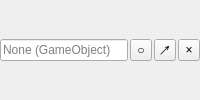
<?xml version="1.0" encoding="UTF-8"?>
<ui version="4.0">
 <class>SceneObjectFieldForm</class>
 <widget class="QWidget" name="SceneObjectFieldForm">
  <property name="acceptDrops"><bool>true</bool></property>
  <property name="styleSheet"><string notr="true">QWidget#SceneObjectFieldForm[missingReference="true"] QLineEdit { color:#e9ba79; }
QToolButton { padding:0px; }</string></property>
  <layout class="QHBoxLayout" name="fieldLayout" stretch="1,0,0,0">
   <property name="spacing"><number>2</number></property>
   <property name="leftMargin"><number>0</number></property><property name="rightMargin"><number>0</number></property><property name="topMargin"><number>0</number></property><property name="bottomMargin"><number>0</number></property>
   <item><widget class="QLineEdit" name="objectNameEdit">
    <property name="acceptDrops"><bool>false</bool></property>
    <property name="readOnly"><bool>true</bool></property>
    <property name="minimumSize"><size><width>24</width><height>0</height></size></property>
    <property name="sizePolicy"><sizepolicy hsizetype="Ignored" vsizetype="Fixed"><horstretch>1</horstretch><verstretch>0</verstretch></sizepolicy></property>
    <property name="placeholderText"><string>None (GameObject)</string></property>
    <property name="toolTip"><string>从 Hierarchy 拖入同一场景的对象，或点击右侧圆圈选择。</string></property>
   </widget></item>
   <item><widget class="QToolButton" name="pickObjectButton"><property name="text"><string>○</string></property><property name="toolTip"><string>选择场景对象</string></property><property name="minimumSize"><size><width>22</width><height>22</height></size></property><property name="maximumSize"><size><width>24</width><height>16777215</height></size></property></widget></item>
   <item><widget class="QToolButton" name="locateObjectButton"><property name="text"><string>↗</string></property><property name="toolTip"><string>在 Hierarchy 中定位引用的对象</string></property><property name="minimumSize"><size><width>22</width><height>22</height></size></property><property name="maximumSize"><size><width>24</width><height>16777215</height></size></property></widget></item>
   <item><widget class="QToolButton" name="clearObjectButton"><property name="text"><string>×</string></property><property name="toolTip"><string>清空对象引用</string></property><property name="minimumSize"><size><width>22</width><height>22</height></size></property><property name="maximumSize"><size><width>24</width><height>16777215</height></size></property></widget></item>
  </layout>
 </widget><resources/><connections/>
</ui>
